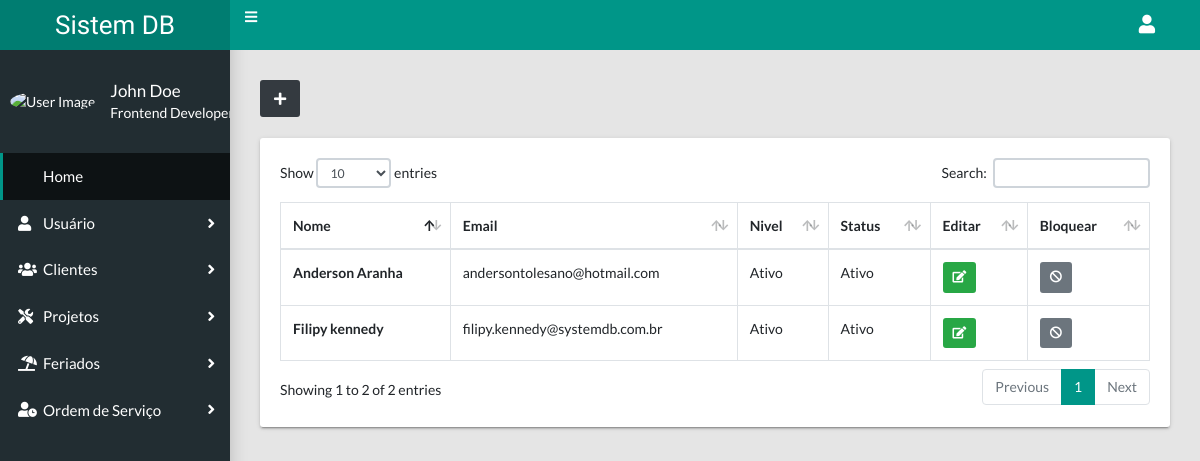
The page /usuario/list/ on the database its author committed.
### core/models.py (models this page shows)
class MyUser(PermissionsMixin, AbstractBaseUser):
    first_name = models.CharField(
        verbose_name=_('Nome'),
        max_length=255,
        blank=False,
        help_text=_('Informe seu nome'),
    )
    last_name = models.CharField(
        verbose_name=_('Sobrenome'),
        max_length=255,
        blank=False,
        help_text=_('Informe seu sobrenome'),
    )
    email = models.EmailField(
        verbose_name=_('Email'),
        unique=True,
    )
    telefone = models.CharField(
        verbose_name=_('telefone'),
        max_length=255,
        blank=True, null=True,
        help_text=_('Informe o numero de celular'),
    )
    celular = models.CharField(
        verbose_name=_('Celular'),
        max_length=255,
        blank=True, null=True,
        help_text=_('Informe o número do celular'),
    )
    consultoria = models.ForeignKey(
        Consultoria,
        on_delete=models.DO_NOTHING,
        blank=True, null=True,
    )
    equipe = models.CharField(
        default='5',
        max_length=1,
        choices=STATUS_EQUIPE)
    cpf = models.CharField(
        verbose_name=_('CPF'),
        max_length=255,
        blank=True, null=True,
        help_text=_('Informe seu CPF'),
    )
    nivel = models.CharField(
        default='4',
        max_length=1,
        choices=STATUS_NIVEL)
    status = models.CharField(
        default='2',
        max_length=1,
        choices=STATUS_STATUS)
    reset_pass = models.BooleanField(default=False)
    is_superuser = models.BooleanField(default=False)
    is_staff = models.BooleanField(default=False)
    is_active = models.BooleanField(default=True)
    USERNAME_FIELD = 'email'
    objects = EmailUserManager()

### core/views.py (the view)
# urls.py: path('usuario/list/', views.usuarioList, name='usuario_list'),
def usuarioList(request, edit=False):
    usuario = models.MyUser.objects.all()
    context = {
        'usuario': usuario,
        'edit': edit
    }
    return render(request, 'usuario_list.html', context)

### core/templates/usuario_list.html (shortened to what this page needs)
{% extends 'base.html' %}
{% load static %}
{% block content %}
    {% include 'nav.html' %}
    <main class="app-content">
        <div class="row">
            <div class="col">
                <a href="{% url 'core:cadastro_usuario' %}" class="btn btn-dark" data-toggle="tooltip" title="Cadastrar novo usuário" data-placement="right"><i class="fas fa-plus"></i></a>
            </div>
        </div>
        <br>
        <div class="row">
            <div class="col-md-12">
                <div class="tile">
                    <div class="tile-body">
                        <div class="table-responsive">
                            <table class="table table-hover table-bordered" id="sampleTable">
                                <thead>
                                    <tr>
                                        <th scope="col">Nome</th>
                                        <th scope="col">Email</th>
                                        <th scope="col">Nivel</th>
                                        <th scope="col">Status</th>
                                        <th scope="col">Editar</th>
                                        <th scope="col">Bloquear</th>
                                    </tr>
                                </thead>
                                <tbody>
                                {% for u in usuario %}
                                    <tr>
                                        <th scope="row">{{ u.first_name }} {{ u.last_name }}</th>
                                        <td>{{ u.email }}</td>
                                        <td>{{ u.get_status_display }}</td>
                                        <td>{% if u.is_active %}Ativo{% else %}Inativo{% endif %}</td>
                                        <td><a href="{% url 'core:edit_usuario' u.pk %}" class="btn btn-success btn-sm"><i class="fas fa-edit"></i></a></td>
                                        <td><a href="#" class="btn btn-secondary btn-sm"><i class="fas fa-ban"></i></i></a></td>
                                    </tr>
                                {% endfor %}
                                </tbody>
                            </table>
                        </div>
                    </div>
                </div>
            </div>
        </div>
    </main>
{% endblock %}

### rows shown on the page
MyUser: first_name "Anderson", last_name "Aranha", email "andersontolesano@hotmail.com", status "Ativo", is_active "Ativo"
MyUser: first_name "Filipy", last_name "kennedy", email "filipy.kennedy@systemdb.com.br", status "Ativo", is_active "Ativo"
